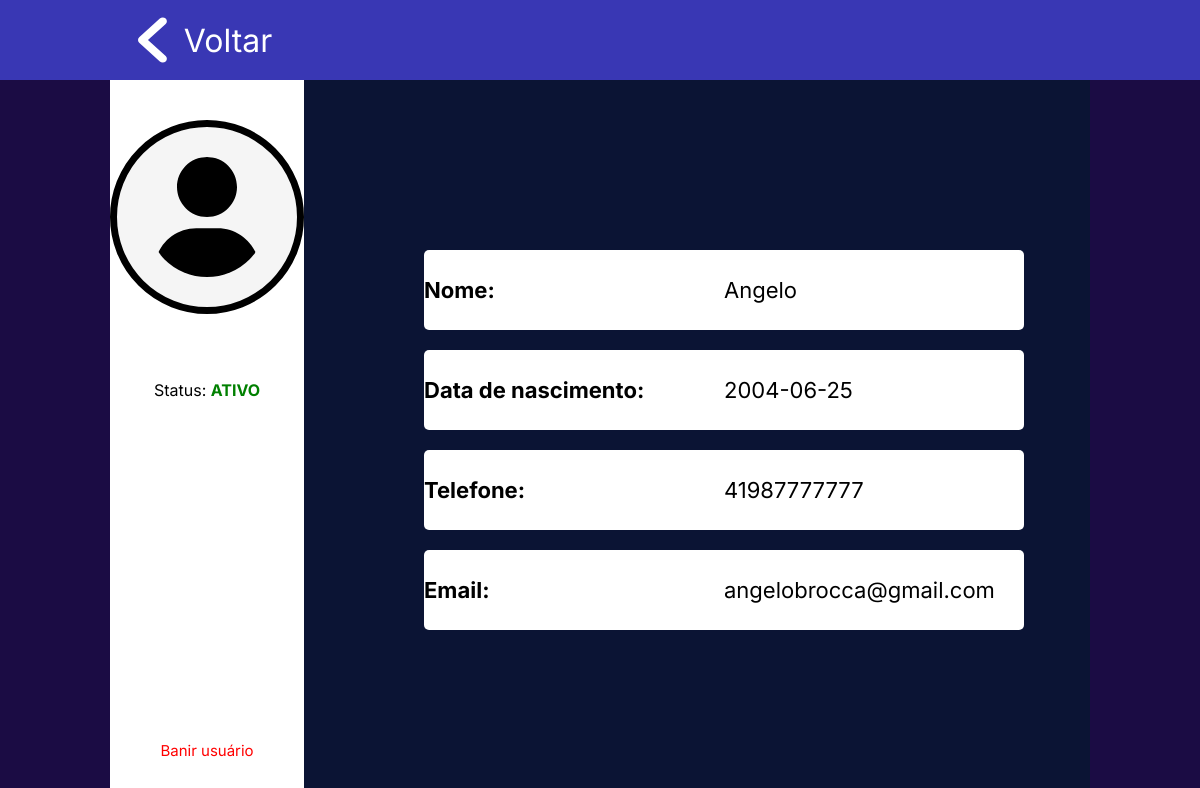
Screenshot of /php/screens/profile_page.php?id=4 (signed in) with the database file from the repository.
### tables this page shows
create table TBUsuario(
	id int AUTO_INCREMENT primary key,
	email varchar(150) unique,
	senha varchar(50) not null,
	nome varchar(1100) not null,
	celular char(13), 
	dataNascimento date not null
);

### php/screens/profile_page.php (the view, shortened to what this page needs)
<?php
    include('../src/conn.php');
    $idUser = $_GET['id'];
    $status = "<span class='active'>Ativo</span>";
    $sqlPesq = "SELECT *
                FROM
                    TBUsuario U
                    LEFT JOIN
                    tbBanimento B
                    ON U.id = B.idUsuario
                WHERE U.id = ".$idUser.";";
    $resultPesq = $conn->query($sqlPesq);
    while($row = $resultPesq->fetch_assoc()){
        $name = $row['nome'];
        $email = $row['email'];
        $telefone = $row['celular'];
        $dataNasc = $row['dataNascimento'];
    }
?>
<html>
    <head>
        <link rel="stylesheet" href="../../assets/styles/modules/header.css">
        <link rel="stylesheet" href="../../assets/styles/modules/modal.css">
        <link rel="stylesheet" href="../../assets/styles/screens/profile_page.css">
    </head>
    <body>
        <header>
            <a id="voltar" aria-label="Voltar para página anterior" href="manage_users_screen.php">
                <img src="../../assets/imgs/voltar.svg" alt="Voltar">
                <h1>Voltar</h1>
            </a>
        </header>
        <section id="main">
            <section id="sidebar">
                <div id='profile-side'>
                    <img id="profile-photo" src="../../assets/imgs/usuario.svg" alt="Foto de perfil">
                    <p>Status: <?php echo $status?></p>
                </div>
                <div id="options">
                    <button id="ban-option"> Banir usuário</button>
                </div>
            </section>
            <section id="container">
                <div class="info-container">
                    <h4>Nome:               </h4>&nbsp;
                    <?php echo "<p>".$name."</p>"?>
                </div>
                <div class="info-container">
                    <h4>Data de nascimento:</h4>&nbsp;
                    <?php echo "<p>".$dataNasc."</p>"?>
                </div>
                <div class="info-container">
                    <h4>Telefone:           </h4>&nbsp;
                    <?php echo "<p>".$telefone."</p>"?>
                </div>
                <div class="info-container">
                    <h4>Email:              </h4>&nbsp;
                    <?php echo "<p>".$email."</p>"?>
                </div>
            </section>
        </section>
    </body>
</html>

### assets/styles/modules/header.css (style rules this page uses)
* { font-family: 'Inter', sans-serif; padding: 0px; margin: 0px; }
header { display: flex; flex-direction: row; height: 10vh; background-color: #3937B4; padding: 0px 125px 0px 125px; }
header h1 { font-weight: 400; }
#voltar { display: flex; flex-direction: row; justify-content: space-evenly; align-items: center; height: 100%; width: 10em; text-decoration: none; color: white; }
#voltar img { height: 75%; }

### assets/styles/screens/profile_page.css (style rules this page uses)
* { padding: 0; margin: 0; font-family: 'Inter', 'Sans-Serif'; }
body { background-color: var(--blue-1-color); }
#profile-photo { width: 100px; }
#main { display: flex; width: 75vw; height: 85vh; margin: auto; background-color: var(--blue-2-color); padding: 0vh 10vh 5vh 0vh; }
#sidebar { display: flex; flex-direction: column; align-items: center; justify-content: space-between; padding: 5vh 0vw 5vh 0vw; height: 80vh; width: 20vw; background-color: white; }
#profile-side { display: flex; flex-direction: column; justify-content: space-between; height: 35vh; align-items: center; }
#profile-photo { background-color: whitesmoke; padding: 30px; border-radius: 100%; border: 7px solid black; width: 15vh; height: 15vh; }
.active { color: green; font-weight: bold; text-transform: uppercase; }
#ban-option { font-size: 15px; color: red; background: transparent; border: none; text-decoration: none; cursor: pointer; }
#container { width: 100%; height: 90vh; display: flex; justify-content: center; flex-direction: column; }
#container .info-container { font-size: 22px; display: flex; height: 10vh; width:50vw; align-items: center; justify-content: space-between; background-color: white; border-radius: 5px; margin: 10px 10px 10px 10vw; }
.info-container p { text-align: start; width: 50%; }

### assets/styles/src/colors.css (style rules this page uses)
:root { --header-color: #3937B4; --blue-1-color: #1B0C44; --blue-2-color: #0B1434; --cian-1-color: #13BFA0; --cian-2-color: #0f8872; --red-1-color: #eb3e3e; --red-2-color: #b82828; }

### rows the page displays
tbusuario: nome "Angelo", dataNascimento "2004-06-25", celular "41987777777", email "angelobrocca@gmail.com"
